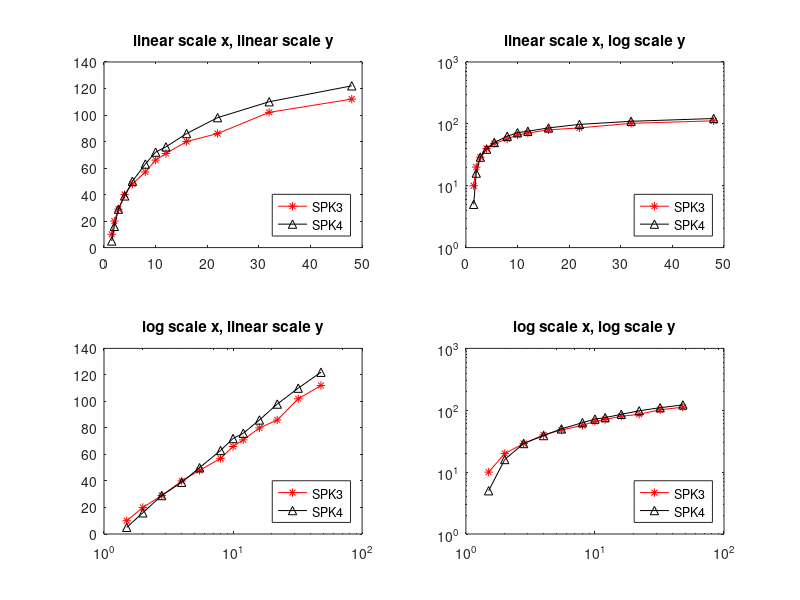

Recreate this plot in MATLAB. (Note: this script raises an error after producing the figure.)
%%%%%%%%%%%%%%%%%%%%%%%%%%%%%%%%%%%%%%%%%%%%%%%%%%%%%%%%%%%%%%%%%%%%%
% ENGR 13300 Fall 2021 
% 
% Problem Description: 
%plots out the data for decibles per power usage, in log, exponent, power
%and linear
%
%
% Assignment Information
%   Assignment:     Ind HW13 - MA5
%   Author:         Maximilian Drach, mdrach@purdue.edu
    
%   Team ID:        LC5 - 07
%  	
%   Contributor:    Name, login@purdue [repeat for each]
%   My contributor(s) helped me:	
%     [ ] understand the assignment expectations without
%         telling me how they will approach it.
%     [ ] understand different ways to think about a solution
%         without helping me plan my solution.
%     [ ] think through the meaning of a specific error or
%         bug present in my code without looking at my code.
%   Note that if you helped somebody else with their code, you
%   have to list that person as a contributor here as well.
%%%%%%%%%%%%%%%%%%%%%%%%%%%%%%%%%%%%%%%%%%%%%%%%%%%%%%%%%%%%%%%%%%%%%

%% ____________________
%% INITIALIZATION
data = csvread("Data_speaker_volume_power.csv", 2,0);
SPK3 = data(:,2);
SPK4 = data(:,3);
Power = data(:,1);
%% ____________________
%% CALCULATIONS

%% ____________________
%% OUTPUTS
%title('Power(mW) vs Volume(dB) for SPK3 & SPK4');
subplot(2,2,1);

plot(Power,SPK3, 'r*-');
hold on 
plot(Power, SPK4, 'k^-');
title('linear scale x, linear scale y');
legend('SPK3', 'SPK4', 'Location', 'southeast');
hold off


subplot(2,2,2);
semilogy(Power,SPK3, 'r*-');
hold on 
semilogy(Power, SPK4, 'k^-');
title('linear scale x, log scale y');
legend('SPK3', 'SPK4', 'Location', 'southeast');
hold off

subplot(2,2,3);
semilogx(Power,SPK3, 'r*-');
hold on 
semilogx(Power, SPK4, 'k^-');
title('log scale x, linear scale y');
legend('SPK3', 'SPK4', 'Location', 'southeast');
hold off


subplot(2,2,4);
loglog(Power,SPK3, 'r*-');
hold on 
loglog(Power, SPK4, 'k^-');
title('log scale x, log scale y');
legend('SPK3', 'SPK4', 'Location', 'southeast');
hold off
sgtitle('Power(mW) vs Volume(dB) for SPK3 & SPK4');
%% ____________________
%% ANALYSIS
%it appears that fuction follows an exponential scalling since the graphed
%looked most linear, when the x-axis was log scaled but the y-axis was
%linear.

%% ____________________
%% ACADEMIC INTEGRITY STATEMENT
% I have not used source code obtained from any other unauthorized
% source, either modified or unmodified.  Neither have I provided
% access to my code to another. The project I am submitting
% is my own original work.